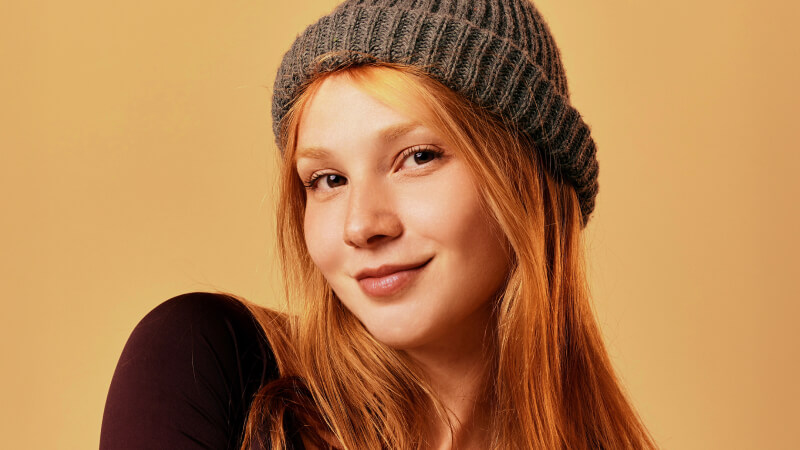
#> input picture input.png, 800 x 450 px, found by its file name
$ python 5morphology.py
#> lines starting #> are read from the running program, lines starting #| are printed output that depends on the picture; after the words box and inside, x2 and y2 are one past the last pixel; in counts of white or black regions, pixels touching at a corner belong together
import cv2
import numpy as np

img = cv2.imread('input.png', 0)
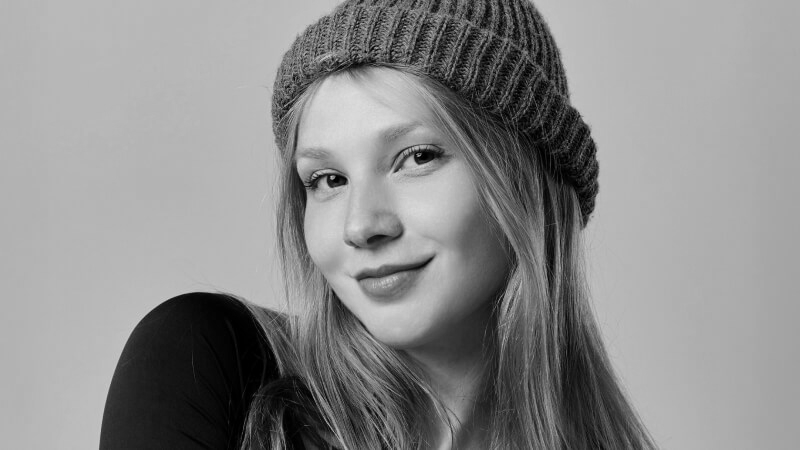
#> img: shape (450, 800); min 0, max 221, mean 138.9
_, mask = cv2.threshold(img, 127, 255, cv2.THRESH_BINARY_INV)
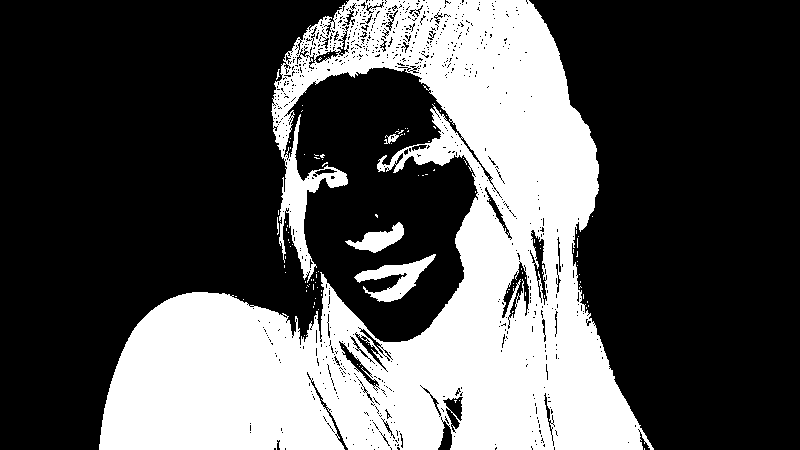
#> mask: shape (450, 800); 33.2% white; 115 white regions (110 under 20 px), largest, box (x1, y1, x2, y2) and area: (99, 0, 654, 450) 116899, (354, 254, 436, 302) 1441, (345, 222, 404, 253) 792, (384, 134, 399, 144) 74, (277, 217, 279, 235) 25

kernel = np.ones((5,5), np.uint8)

# Basic
eroded = cv2.erode(mask, kernel, iterations=1)
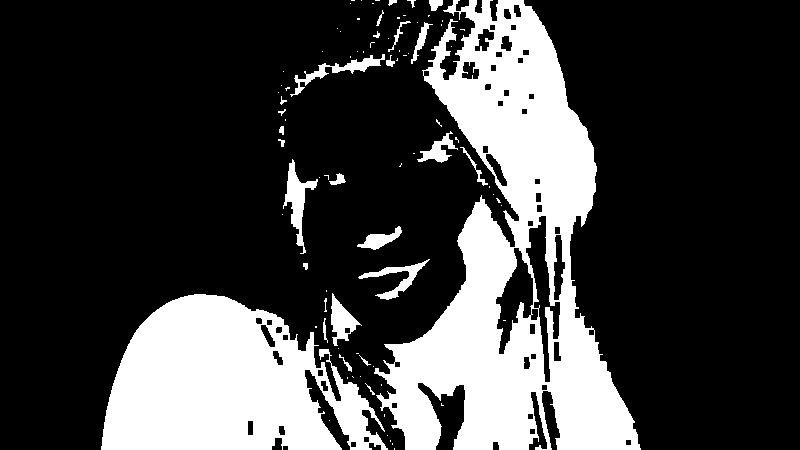
#> eroded: shape (450, 800); 24.9% white; 87 white regions (59 under 20 px), largest, box (x1, y1, x2, y2) and area: (374, 0, 641, 450) 54162, (101, 294, 388, 450) 29818, (283, 159, 318, 254) 1038
dilated = cv2.dilate(mask, kernel, iterations=1)
#> dilated: shape (450, 800); 37.7% white; 7 white regions, largest, box (x1, y1, x2, y2) and area: (97, 0, 656, 450) 131828, (352, 252, 438, 304) 2218, (343, 220, 406, 255) 1192

# Advanced
opening = cv2.morphologyEx(mask, cv2.MORPH_OPEN, kernel)   # Remove noise
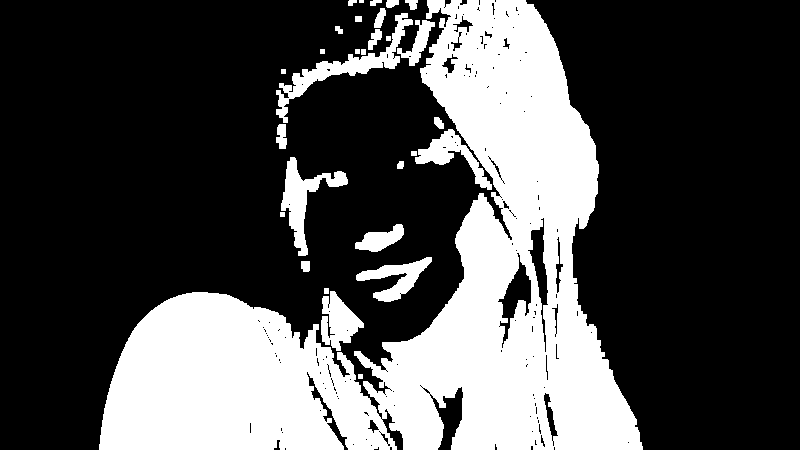
#> opening: shape (450, 800); 30.3% white; 30 white regions (1 under 20 px), largest, box (x1, y1, x2, y2) and area: (99, 0, 643, 450) 97693, (276, 13, 413, 123) 2471, (281, 157, 348, 256) 1988
closing = cv2.morphologyEx(mask, cv2.MORPH_CLOSE, kernel)  # Close holes
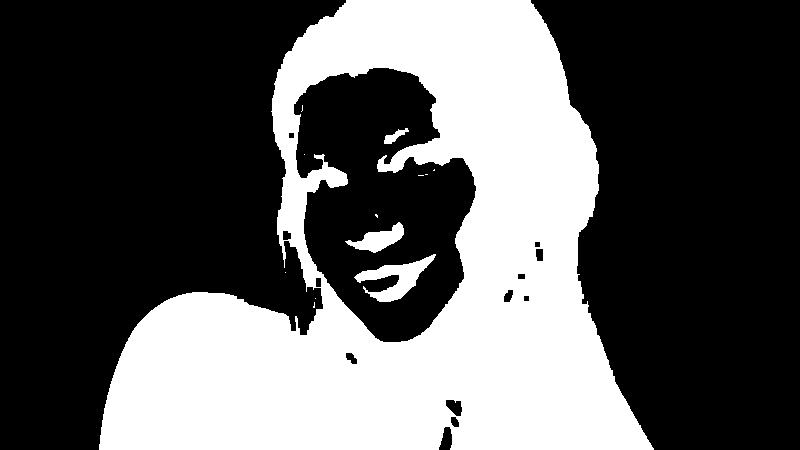
#> closing: shape (450, 800); 35.4% white; 13 white regions (9 under 20 px), largest, box (x1, y1, x2, y2) and area: (99, 0, 654, 450) 124983, (354, 254, 436, 302) 1484, (345, 222, 404, 253) 808, (384, 128, 409, 144) 167
grad = cv2.morphologyEx(mask, cv2.MORPH_GRADIENT, kernel) # Outline
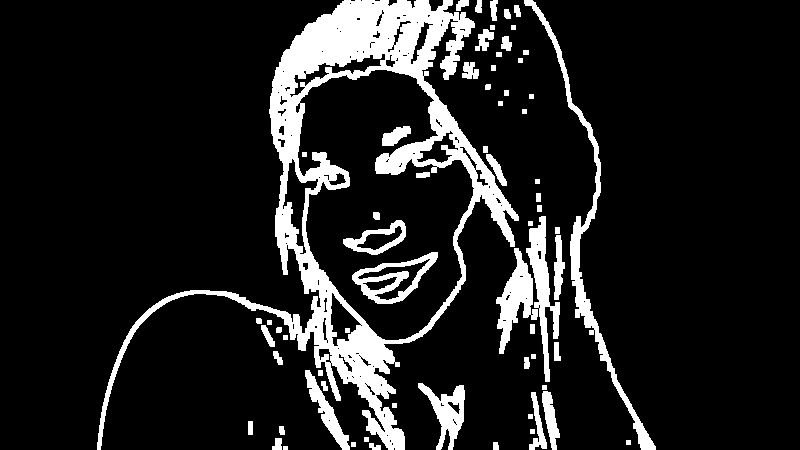
#> grad: shape (450, 800); 12.8% white; 67 white regions, largest, box (x1, y1, x2, y2) and area: (97, 0, 519, 450) 29572, (524, 0, 656, 450) 3503, (526, 216, 560, 382) 1927
tophat = cv2.morphologyEx(img, cv2.MORPH_TOPHAT, kernel)   # Bright spots
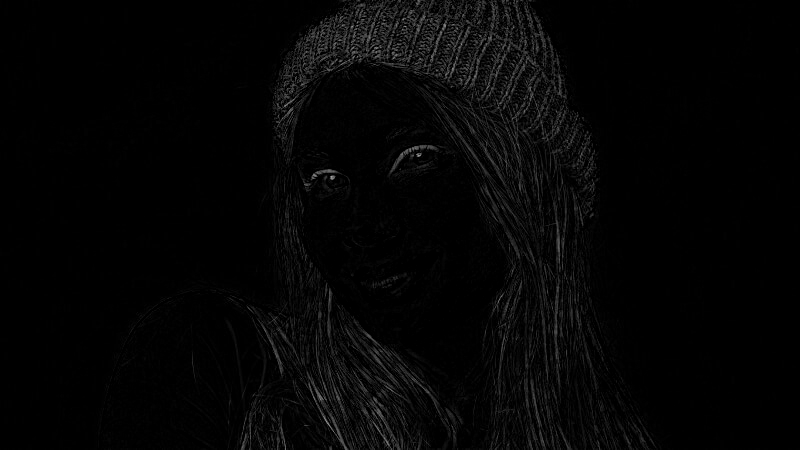
#> tophat: shape (450, 800); min 0, max 163, mean 4.9

cv2.imshow('Gradient', grad)
cv2.imshow('Opening', opening)
cv2.waitKey(0)
cv2.destroyAllWindows()
